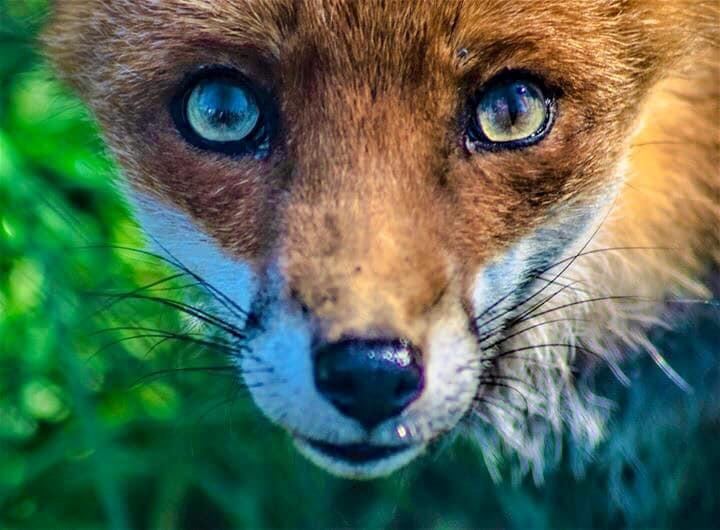
#> input picture assets/test1.jpg, 720 x 530 px
$ python vignette_filter.py
#> lines starting #> are read from the running program, lines starting #| are printed output that depends on the picture; long printed decimals are rounded
import cv2 as cv
import numpy as np


if __name__ == "__main__":
    img = cv.imread('../../assets/test1.jpg')
#> img is the input picture: shape (530, 720, 3); mean B, G, R 83.2, 106.1, 85.5
    cv.imshow("Original Image", img)

    rows, cols = img.shape[:2]
#> rows = 530; cols = 720

    # creating vignette mask using guassian kernels
    kernel_x = cv.getGaussianKernel(cols, 200)
    kernel_y = cv.getGaussianKernel(rows, 200)
    print(kernel_x.shape)
#| (720, 1)
    print(kernel_y.shape)
#| (530, 1)
    kernel = kernel_y * kernel_x.T

    print(np.linalg.norm(kernel))
#| 0.001797
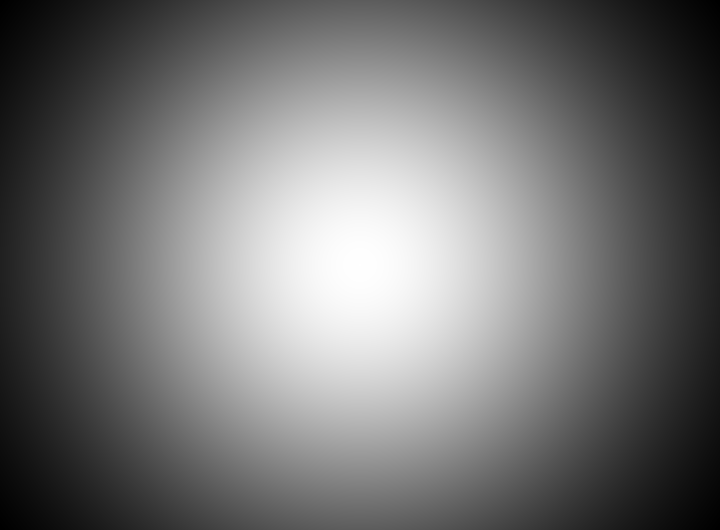
#> kernel: shape (530, 720) float64; min 4.36e-07, max 5.26e-06, mean 2.62e-06; drawn with min black and max white

$ run again, with assets/test10.jpg copied over assets/test1.jpg
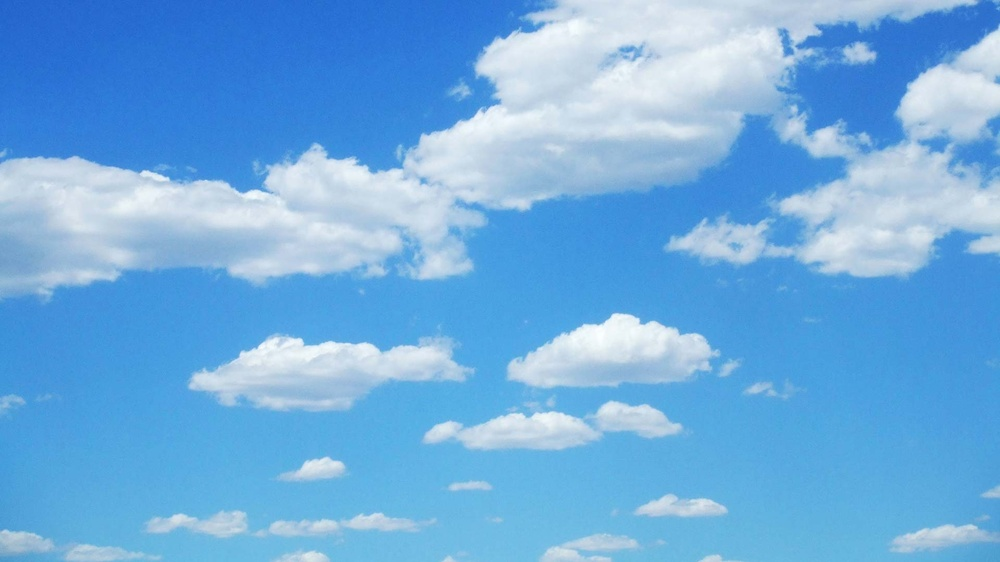
#> input picture assets/test10.jpg, 1000 x 562 px, shrunk from 1920 x 1080 before the run
#> img is the input picture: shape (562, 1000, 3); mean B, G, R 223.5, 172.7, 111.8
#| (1000, 1)
#| (562, 1)
#| 0.00166
#> `print(np.linalg.norm(kernel))`:
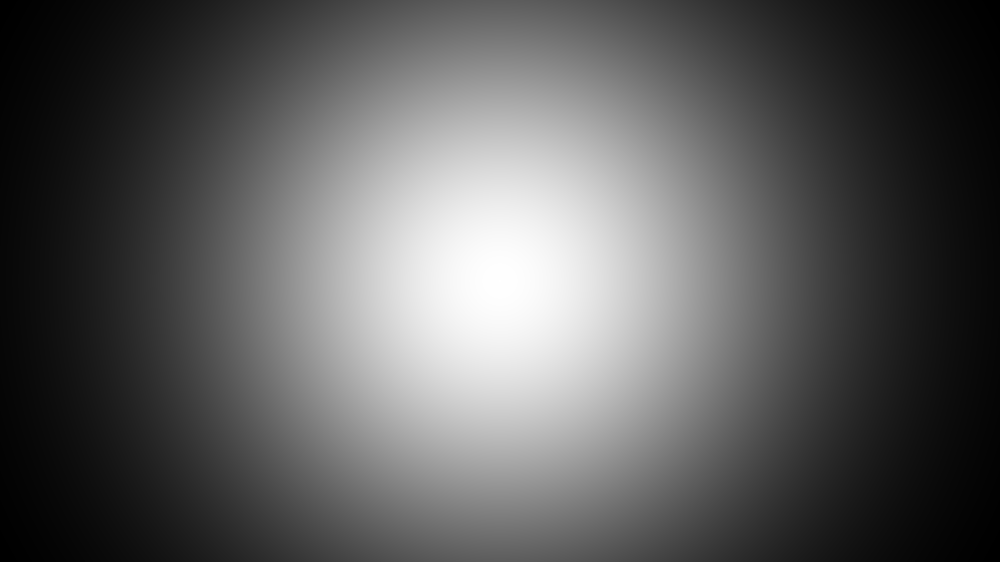
#> kernel: shape (562, 1000) float64; min 7.93e-08, max 4.8e-06, mean 1.78e-06; drawn with min black and max white

$ run again, with assets/test11.jpg copied over assets/test1.jpg
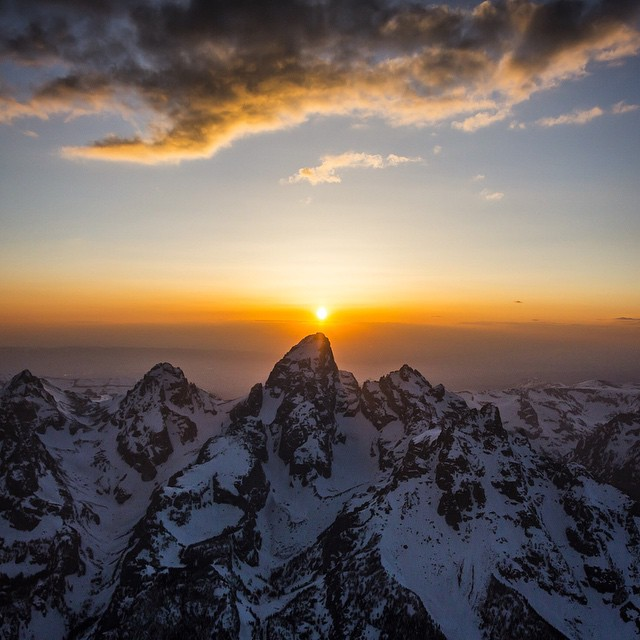
#> input picture assets/test11.jpg, 640 x 640 px
#> img is the input picture: shape (640, 640, 3); mean B, G, R 90.6, 98.2, 111.2
#| (640, 1)
#| (640, 1)
#| 0.001737
#> `print(np.linalg.norm(kernel))`:
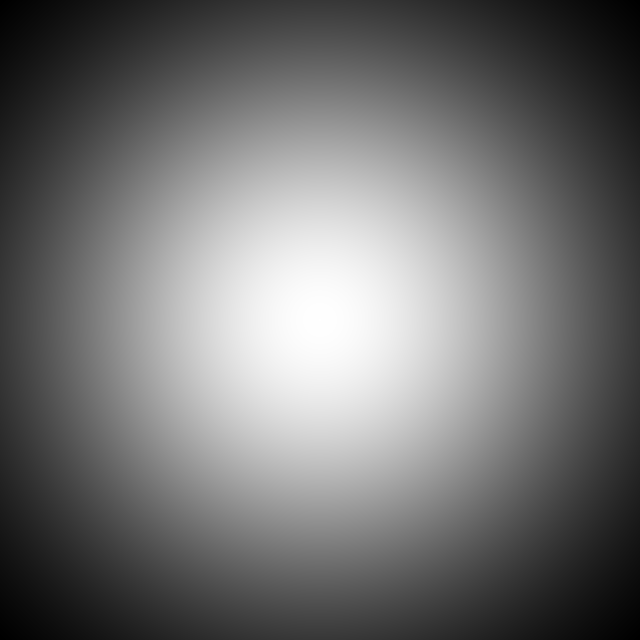
#> kernel: shape (640, 640) float64; min 3.91e-07, max 5.02e-06, mean 2.44e-06; drawn with min black and max white

$ run again, with assets/test12.jpg copied over assets/test1.jpg
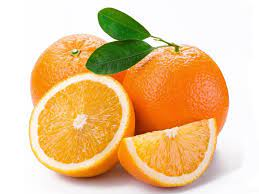
#> input picture assets/test12.jpg, 259 x 194 px
#> img is the input picture: shape (194, 259, 3); mean B, G, R 151.3, 197.5, 232.2
#| (259, 1)
#| (194, 1)
#| 0.004472
#> `print(np.linalg.norm(kernel))`:
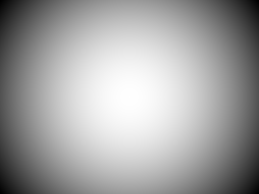
#> kernel: shape (194, 259) float64; min 1.6e-05, max 2.21e-05, mean 1.99e-05; drawn with min black and max white
